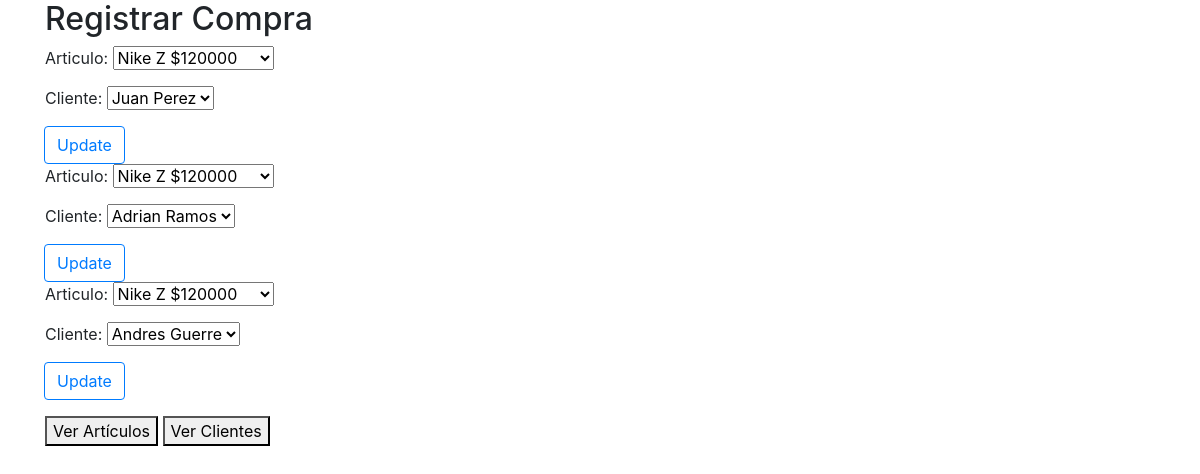
Before: / with the older database file.
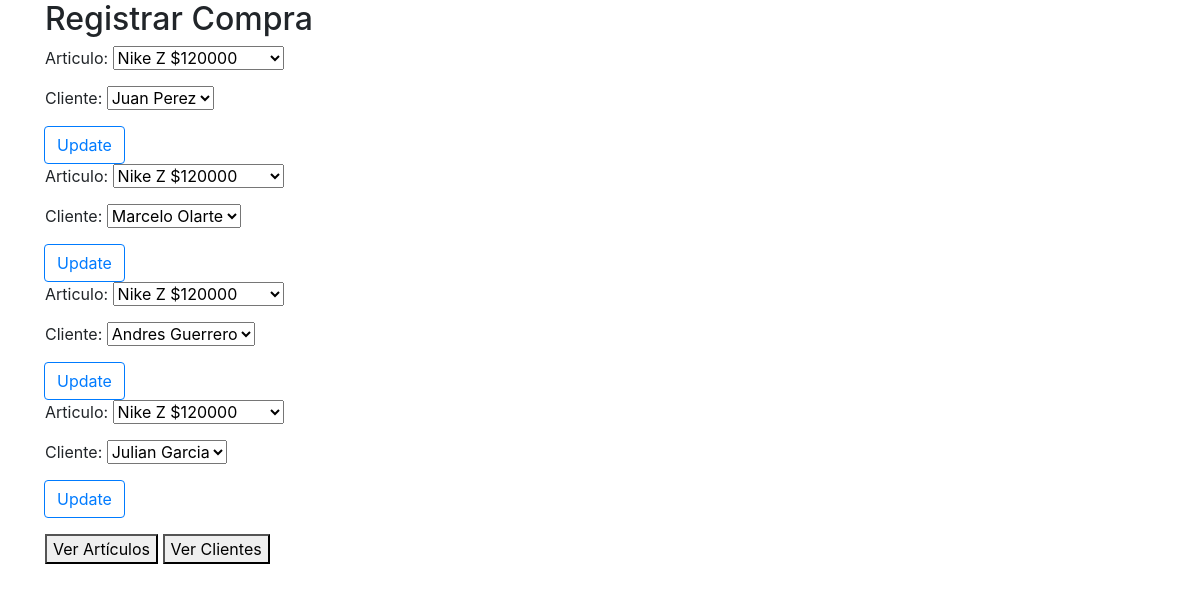
After: the same page with the newer database file.
### app.py (models this page shows)
class Client(db.Model):
    id = db.Column(db.Integer, primary_key=True, autoincrement=True)
    cedula = db.Column(db.Text)
    nombre = db.Column(db.Text)
    apellido = db.Column(db.Text)
    compra = db.Column(db.Text)
    approved = db.Column(db.Boolean)

### app.py (the view)
@app.route("/", methods=["POST", "GET"])
def view_index():
    return render_template("index.html", articles=read_articles(), clients=read_clients())

### app.py (called while the page is built)
def read_articles():
    return db.session.query(Article).all()

def read_clients():
    return db.session.query(Client).all()

### templates/index.html (shortened to what this page needs)
<!DOCTYPE html>
<html>
<head>
    <link rel="stylesheet" href="https://stackpath.bootstrapcdn.com/bootstrap/4.3.1/css/bootstrap.min.css">
</head>
<body>
<div class="container">
    <h2>Registrar Compra</h2>
    {% for client in clients %}
    <form method="post" action="/update_compra/{{client.id}}">
        <p>Articulo: <select name="com">
            {% for article in articles %}
            <option>{{article.marca}} {{article.nombre}} ${{article.precio}}</option>
            {% endfor %}
        </select></p>
        <p>Cliente: <select>
            <option>{{client.nombre}} {{client.apellido}}</option>
        </select></p>
        <div class="input-group-append" id="button-addon">
            <button class="btn btn-outline-primary" type="submit" value="update">Update</button>
        </div>
    </form>
    {% endfor %}
</div>
<p>
<div class="container">
    <button onclick="redirect('/articulos')">Ver Artículos</button>
    <button onclick="redirect('/clientes')">Ver Clientes</button>
</div>
</body>
</html>

Changed rows visible on the page:
removed Client: nombre "Adrian Ramos"
removed Client: nombre "Andres Guerre"
added Client: nombre "Marcelo Olarte"
added Client: nombre "Andres Guerrero"
added Client: nombre "Julian Garcia"
